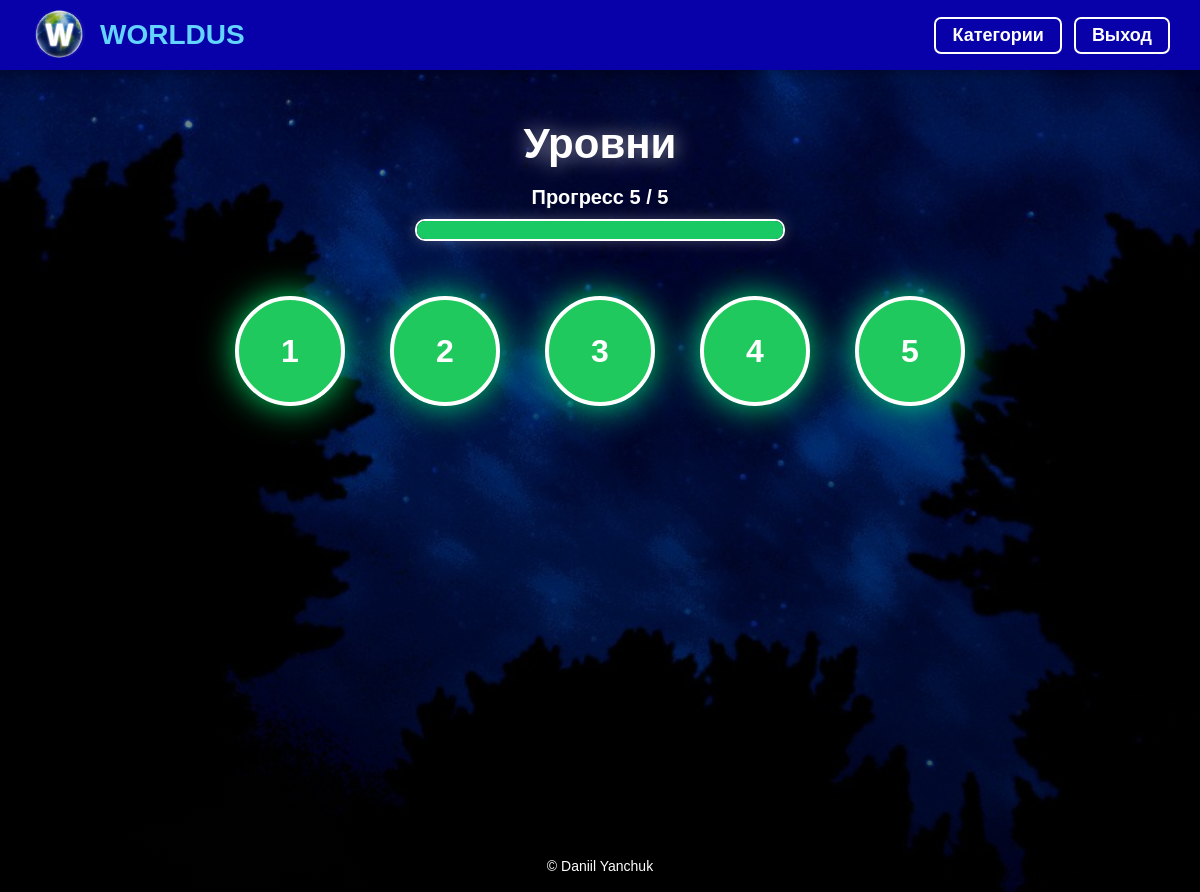
Screenshot of /levels.php?category=2 (signed in) with the database file from the repository.
### tables this page shows
CREATE TABLE `levels` (
  `id` int(11) NOT NULL,
  `category_id` int(11) DEFAULT NULL,
  `title` varchar(100) DEFAULT NULL,
  `level_order` int(11) DEFAULT NULL,
  `required_level` int(11) DEFAULT NULL
);

### levels.php (the view, shortened to what this page needs)
<?php
include "config/db.php";
include "includes/header.php";
$user_id = (int)$_SESSION['user_id'];
$category_id = isset($_GET['category'])
    ? (int)$_GET['category']
    : 1;
$page = isset($_GET['page'])
    ? (int)$_GET['page']
    : 1;
$levels_per_page = 5;
$offset = ($page - 1) * $levels_per_page;
$count_result = $conn->query("
    SELECT COUNT(*) AS total
    FROM levels
    WHERE category_id = $category_id
");
$total_levels = (int)$count_result->fetch_assoc()['total'];
$completed_result = $conn->query("
    SELECT COUNT(*) AS completed_count
    FROM progress
    INNER JOIN levels ON progress.level_id = levels.id
    WHERE progress.user_id = $user_id
    AND levels.category_id = $category_id
    AND progress.completed = 1
");
$completed_levels = (int)$completed_result->fetch_assoc()['completed_count'];
$progress_percent = $total_levels > 0
    ? ($completed_levels / $total_levels) * 100
    : 0;
$result = $conn->query("
    SELECT *
    FROM levels
    WHERE category_id = $category_id
    ORDER BY level_order ASC
    LIMIT $levels_per_page OFFSET $offset
");
?>
<div class="levels-page">
<h1 class="levels-title">Уровни</h1>
<div class="levels-progress">
    <p>Прогресс <?= $completed_levels ?> / <?= $total_levels ?></p>
    <div class="levels-progress-bar">
        <div class="levels-progress-fill" style="width: <?= $progress_percent ?>%"></div>
    </div>
</div>
<div class="levels-map">
<?php while ($level = $result->fetch_assoc()) {
    $level_id = (int)$level['id'];
    $locked = false;
    $done = $conn->query("
        SELECT id
        FROM progress
        WHERE user_id = $user_id
        AND level_id = $level_id
        AND completed = 1
        LIMIT 1
    ");
    $completed = $done->num_rows > 0;
?>
<div class="level-item">
    <?php if ($locked): ?>
        <div class="level-circle locked">🔒</div>
    <?php else: ?>
        <a href="question.php?level=<?= $level_id ?>&category=<?= $category_id ?>">
            <div class="level-circle <?= $completed ? 'completed' : '' ?>">
                <?= $level['level_order'] ?>
            </div>
        </a>
    <?php endif; ?>
</div>
<?php } ?>
</div>
</div>
<?php include "includes/footer.php"; ?>

### assets/css/style.css (style rules this page uses)
* { margin: 0; padding: 0; box-sizing: border-box; font-family: Arial, Helvetica, sans-serif; }
body { min-height: 100vh; color: white; background: linear-gradient(rgba(0,0,0,0.45), rgba(0,0,0,0.65)), url("../images/bc.jpg") center/cover fixed no-repeat; }
.levels-page { width: 100%; min-height: calc(100vh - 70px); display: flex; flex-direction: column; align-items: center; padding: 50px 20px 30px; }
.levels-title { color: white; font-size: 42px; margin-bottom: 18px; text-shadow: 0 0 20px rgba(255,255,255,0.6); }
.levels-progress { width: 370px; max-width: 90%; margin-bottom: 55px; text-align: center; }
.levels-progress p { font-size: 20px; font-weight: bold; margin-bottom: 10px; }
.levels-progress-bar { width: 100%; height: 22px; border: 2px solid white; border-radius: 10px; overflow: hidden; background: rgba(0, 0, 60, 0.65); box-shadow: 0 0 14px rgba(255,255,255,0.25); }
.levels-progress-fill { height: 100%; background: #18c964; transition: 0.3s; }
.levels-map { width: 100%; max-width: 1000px; display: flex; justify-content: center; align-items: flex-start; flex-wrap: wrap; gap: 45px; }
.level-item { display: flex; flex-direction: column; align-items: center; }
.level-item a { text-decoration: none; }
.level-circle { width: 110px; height: 110px; border-radius: 50%; background: #3478ff; border: 4px solid white; display: flex; justify-content: center; align-items: center; font-size: 32px; font-weight: bold; color: white; transition: 0.3s; box-shadow: 0 0 25px rgba(0, 120, 255, 0.7); }
.completed { background: #1fc95d; box-shadow: 0 0 35px rgba(0,255,120,0.85); }

### rows the page displays
levels: level_order "1"
levels: level_order "2"
levels: level_order "3"
levels: level_order "4"
levels: level_order "5"

### other values shown
$completed_levels "5"
$total_levels "5"
